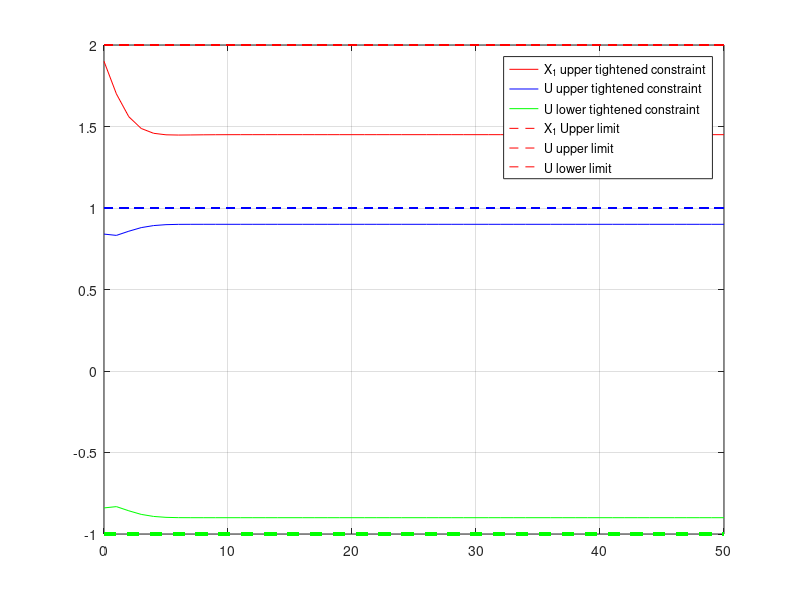

Write the MATLAB code that produced this figure. (Note: this script raises an error after producing the figure.)
%% AuE 893: Robust Predictive Conrtol HW04, Question 4
% Author: Vipul Kumbhar
% ref:

clc;clear;close all

% Given state space and gains
A     = [1 1;0 1];     B     = [0;1];
W     = [-0.1 0.1];    K     = [-0.4,-1.2];
Ak    = A + B*K;

% Equality constraints
% Cj*X <= Dj
Cj    = [1;0];
Dj    = [2;0];
% Aj*U <= Bj
Aj    = [1;-1];
Bj    = [1;1];

% Steps
N     = 50;
alpha = 0.0001;

% Disturbances
wmax  = 0.1;
W_a   = [wmax, wmax, -wmax, -wmax;
     wmax, -wmax, -wmax, wmax];

% Initialize parameters
Sum_AkW          = 0;
state_constraint = zeros(2,51);
input_constraint = zeros(2,51);

for i =1:50+1
    Sum_AkW = Sum_AkW + (Ak^(i-1))*W_a;
    
    psi     = max(max(Cj(1)*Sum_AkW));   % X_u
    psi2    = max(max(Cj(2)*Sum_AkW));   % X_l
    
    theta   = max(max(Aj(1)*K*Sum_AkW)); % U_u
    theta2  = max(max(Aj(2)*K*Sum_AkW)); % U_u
    
    state_constraint(1,i) = (Dj(1)-(1-alpha)^-1*psi)/Cj(1);
    state_constraint(2,i) = (Dj(2)-(1-alpha)^-1*psi2)/Cj(2);
    input_constraint(1,i) = (Bj(1)-(1-alpha)^-1*theta)/Aj(1);
    input_constraint(2,i) = (Bj(2)-(1-alpha)^-1*theta2)/Aj(2);
end

N_lin   = 0:N;
X_u_lin = Dj(1)*ones(length(N_lin));
U_u_lin = Bj(1)*ones(length(N_lin));
U_l_lin = -Bj(2)*ones(length(N_lin));

figure('name','Final tightened constraints')
plot(N_lin,state_constraint(1,:),'r',...
    N_lin,input_constraint(1,:),'b',...
    N_lin,input_constraint(2,:),'g',...
    N_lin,X_u_lin,'r--',...
    N_lin,U_u_lin,'b--',...
    N_lin,U_l_lin,'g--',...
    'LineWidth',2)
legend('X_1 upper tightened constraint', 'U upper tightened constraint',...
    'U lower tightened constraint','X_1 Upper limit','U upper limit',...
    'U lower limit');grid on
%axis([1 50 -1.5 3.5])

%% Q3
X_startpoints_all = [-1 1 1 0;-1 1 0 1];

Y_all = [];

for i_s = 1:1
    X_initial = X_startpoints_all(:,i_s);
    A         = A;
    C         = eye(2);
    D         = [0;0];
    Q         = eye(2);
    R         = 1;

    Y_initial = X_initial;
    Y_setpoint= [0;0];             % X_setpoint

    U_setpoint= 0;  %(eye(2) - A)*Y_setpoint\B;

    time_step = 0.5;
    N_mpc_all = N;
    Tph       = 5;                 % [sec] prediction horizon
    t_mins    = Tph*2;
    N_mpc     = Tph/time_step;

    % Initial guesses
    U_guess = zeros(1,N_mpc+1);
    X_guess = X_initial.*ones(2,N_mpc);
    XU_guess= [X_guess(1,:) X_guess(2,:) U_guess];

    u     = 0;
    y     = X_initial;
    e     = [0;0];
    for i=1:N_mpc_all-t_mins
    
        % Linear inequality constraint
        A_ineq = [];
        b_ineq = [];
    
        % Linear equality constraint
        Aeq    = [];
        beq    = [];
    
        % Bounds definition
        lb_x1  = -inf*ones(1,N_mpc);     % Lower bound for state x1
        lb_x2  = -inf*ones(1,N_mpc);     % Lower bound for state x2
        lb_u1  = input_constraint(2,i:i+N_mpc);% Lower bound for control input u1
    
        ub_x1  = state_constraint(1,i:i+N_mpc-1);% Upper bound for state x1
        ub_x2  = inf*ones(1,N_mpc);      % Upper bound for state x2
        ub_u1  = input_constraint(1,i:i+N_mpc);% Upper bound for control input u1
    
        % Lower and upper bounds for all the optimization variables
        lb = [lb_x1 lb_x2 lb_u1];
        ub = [ub_x1 ub_x2 ub_u1];
    
        % fmincon optimization options
        options = optimoptions('fmincon','Display','none','Algorithm','interior-point',....
        'MaxFunctionEvaluations',30000);
        nonlcon = @nonlin;
        call_fun= @objective_function;
    
        % fmincon NLP solver
        % opt_var - optimized variable output, fval - function value
        [opt_var, fval] = fmincon(@(opt)call_fun(opt,Y_setpoint,U_setpoint,N_mpc,Q,R),...
          XU_guess,A_ineq,b_ineq,Aeq,beq,lb,ub,@(opt)nonlcon(opt,A,B,X_initial,N_mpc),options);
    
        % Initial guess for optimization variables for the next prediction horizon
         XU_guess = opt_var;
         
         U  = opt_var((2*N_mpc)+1);
         W  = wmax*[(rand - 0.5)/0.5;(rand - 0.5)/0.5];   % W E [-0.1 0.1]
         mpc_sim = Ak*X_initial + B*U + W;
         
         X_initial = mpc_sim;
    
         % Save the outputs for eeach time step
         y = [y mpc_sim];
    
        % Concatanate the mpc control inputs with initial inputs
         u = [u U];
        
    end

    N_lin = 0:N_mpc_all-t_mins;
    x1_setpoint = Y_setpoint(1)*ones(1,length(N_lin));
    x2_setpoint = Y_setpoint(2)*ones(1,length(N_lin));
    X1_tightened_constraint = state_constraint(1,1:length(N_lin));

    U_setpoint = U_setpoint*ones(1,length(N_lin));
    U_u_tightened_constraint = input_constraint(1,1:length(N_lin));
    U_l_tightened_constraint = input_constraint(2,1:length(N_lin));
    U_u = 1*ones(1,length(N_lin));
    U_l = -1*ones(1,length(N_lin));

    figure('name','Part C - states plot')
    plot(N_lin,y(1,:),'r',...
        N_lin,x1_setpoint,'r--',...
        N_lin,y(2,:),'b',...
        N_lin,x2_setpoint,'b--',...
        N_lin,X1_tightened_constraint,'g--','LineWidth',2)

    title('System State Trajectory')
    xlabel('Simulation Time in seconds')
    ylabel('States');grid on
    legend('X1 - State','X1 - Set Point','X2 - State','X2 - Set Point','X1 upper tightened constraint')
    %axis([0 N_mpc_all-10 -2.5 2.5])

    figure('name','Part C - input plot')
    stairs(N_lin,u,'r','LineWidth',2)
    hold on
    plot(N_lin,U_u_tightened_constraint,'b--',...
      N_lin,U_l_tightened_constraint,'g--',...
      N_lin,U_u,'b',...
      N_lin,U_l,'g',...
      N_lin,U_setpoint,'--',...
     'LineWidth',2)
    grid on;title('System Control Input')
    xlabel('Simulation Time in seconds');ylabel('Control Input');grid on
    %axis([0 N_mpc_all-10 -1.5 1.5])
    legend('U - control input','U - upper tightened constraint',...
        'U - lower tightened constraint','U - upper limit','U - lower limit',...
         'U - setpoint')

    %close all
    
    Y_all(2*i_s-1,:) = y(1,:);
    Y_all(2*i_s,:)   = y(2,:);
end

%% Plot all
Ysize = size(Y_all);

figure()
for i=1:Ysize(1)/2
    plot(Y_all(2*(i-1)+1,:),Y_all(2*i,:),'LineWidth',2)
    hold on
end
title('System State Trajectory')
xlabel('X1')
ylabel('X2');grid on
axis([-3 3 -1.5 1.5])

lgd = legend('Status [-1 -1]','Status [1 1]','Status [1 0]','Status [0 1]');
title(lgd,'Initial state points = ')

%% The end